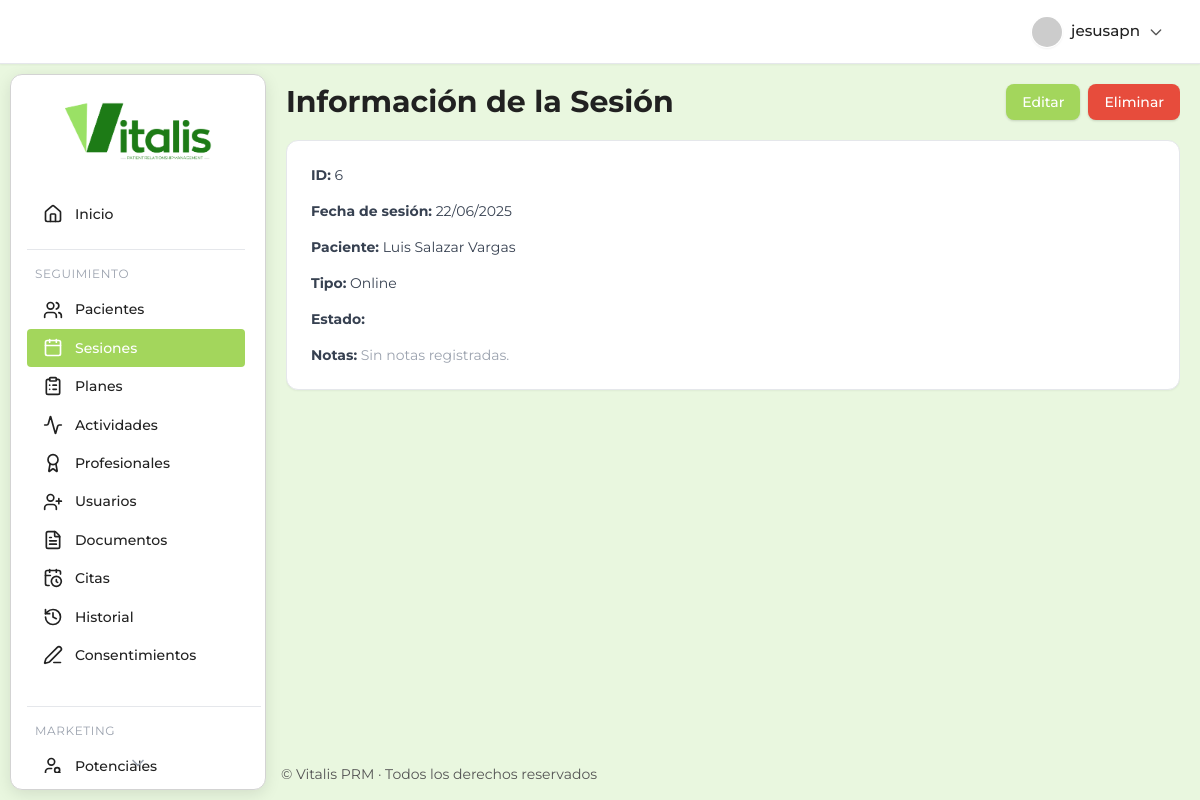
The app's page /consultorio/sesiones/6/ (signed in) with its own data.
### prm_salud/consultorio/models.py (models this page shows, shortened)
class Sesion(models.Model):
    paciente = models.ForeignKey(Paciente, on_delete=models.CASCADE, related_name='sesiones', verbose_name="Paciente")
    profesional = models.ForeignKey(Profesional, on_delete=models.CASCADE, related_name='sesiones_atendidas', verbose_name="Profesional")
    fecha_sesion = models.DateField(verbose_name="Fecha de Sesión")
    hora_inicio = models.TimeField(verbose_name="Hora de Inicio")
    hora_fin = models.TimeField(verbose_name="Hora de Fin")
    duracion_minutos = models.IntegerField(blank=True, null=True, verbose_name="Duración (minutos)") # Se calcula en el método save
    tipo_sesion = models.CharField(
        max_length=50,
        choices=[
            ('Primera Consulta', 'Primera Consulta'),
            ('Seguimiento Individual', 'Seguimiento Individual'),
            ('Terapia de Pareja', 'Terapia de Pareja'),
            ('Terapia Familiar', 'Terapia Familiar'),
            ('Online', 'Online'),
            ('Presencial', 'Presencial'),
            ('Evaluación', 'Evaluación')
        ],
        verbose_name="Tipo de Sesión"
    )
    estado_sesion = models.CharField(
        max_length=30,  # Aumentado para soportar el valor más largo
        choices=[
            ('Programada', 'Programada'),
            ('Confirmada', 'Confirmada'),
            ('Realizada', 'Realizada'),
            ('Cancelada_Profesional', 'Cancelada por Profesional'),
            ('Cancelada_Paciente', 'Cancelada por Paciente'),
            ('No_Asistida', 'No Asistida')
        ],
        default='Programada',
        verbose_name="Estado de Sesión"
    )
    motivo_cancelacion = models.TextField(blank=True, null=True, verbose_name="Motivo de Cancelación")
    class Meta:
        verbose_name = "Sesión"
        verbose_name_plural = "Sesiones"
        ordering = ['-fecha_sesion', '-hora_inicio'] # Ordenar por fecha y hora descendente
    def save(self, *args, **kwargs):
        if self.hora_inicio and self.hora_fin:
            from datetime import datetime
            start_dt = datetime.combine(self.fecha_sesion, self.hora_inicio)
            end_dt = datetime.combine(self.fecha_sesion, self.hora_fin)
            self.duracion_minutos = int((end_dt - start_dt).total_seconds() / 60)
        super().save(*args, **kwargs)

class Paciente(models.Model):
    id_paciente = models.CharField(max_length=50, unique=True, editable=False, primary_key=True) # ID único generado
    nombres = models.CharField(max_length=100, verbose_name="Nombres")
    apellidos = models.CharField(max_length=100, verbose_name="Apellidos")
    fecha_nacimiento = models.DateField(verbose_name="Fecha de Nacimiento")
    genero = models.CharField(
        max_length=20,
        choices=[
            ('Femenino', 'Femenino'),
            ('Masculino', 'Masculino'),
            ('Prefiero no decir', 'Prefiero no decir')
        ],
        verbose_name="Género"
    )
    cedula_identidad = models.CharField(max_length=20, unique=True, verbose_name="Cédula de Identidad")
    telefono = models.CharField(max_length=20, blank=True, null=True, verbose_name="Teléfono")
    email = models.EmailField(blank=True, null=True, verbose_name="Email")
    direccion = models.CharField(max_length=255, blank=True, null=True, verbose_name="Dirección")
    estado_paciente = models.CharField(
        max_length=20,
        choices=[
            ('Activo', 'Activo'),
            ('En Pausa', 'En Pausa'),
            ('Dado de Alta', 'Dado de Alta'),
            ('No Acude', 'No Acude'),
            ('Nuevo', 'Nuevo')
        ],
        default='Activo',
        verbose_name="Estado del Paciente"
    )
    fecha_registro = models.DateField(auto_now_add=True, verbose_name="Fecha de Registro")
    fuente_referencia = models.CharField(
        max_length=50,
        choices=[
            ('Recomendación de Paciente', 'Recomendación de Paciente'),
            ('Redes Sociales', 'Redes Sociales'),
            ('Google Ads', 'Google Ads'),
            ('Otro Profesional de Salud', 'Otro Profesional de Salud'),
            ('Directo', 'Directo'),
            ('Desconocido', 'Desconocido')
        ],
        default='Desconocido',
        verbose_name="Fuente de Referencia"
    )
    motivo_principal_consulta_inicial = models.TextField(blank=True, null=True, verbose_name="Motivo Principal de Consulta Inicial")
    estado_inicial_valoracion = models.CharField(max_length=50, blank=True, null=True, verbose_name="Estado Inicial de Valoración")
    foto = models.ImageField(upload_to='pacientes/fotos/', blank=True, null=True, verbose_name="Foto")
    foto_offset_x = models.PositiveSmallIntegerField(default=50, verbose_name="Posición X de la Foto")
    foto_offset_y = models.PositiveSmallIntegerField(default=50, verbose_name="Posición Y de la Foto")
    class Meta:
        verbose_name = "Paciente"
        verbose_name_plural = "Pacientes"
        ordering = ['apellidos', 'nombres'] # Ordenar por apellido y nombre por defecto

### prm_salud/consultorio/views.py (the view)
# urls.py: path('sesiones/<int:pk>/', views.SesionDetailView.as_view(), name='sesion_detail'),
class SesionDetailView(DetailView):
    model = Sesion
    template_name = 'consultorio/sesiones/sesion_detail.html'
    context_object_name = 'sesion'

### prm_salud/consultorio/templates/consultorio/sesiones/sesion_detail.html (shortened to what this page needs)
{% extends 'consultorio/base.html' %}
{% load static %}
{% block content %}
<div class="text-main font-['Montserrat'] pt-2.5 mb-2.5">
  <div class="flex items-center justify-between flex-wrap gap-4 mb-5">
    <h1 class="dashboard-section-title text-2xl font-bold text-[#1D7B16] leading-none py-0.5">
      Información de la Sesión
    </h1>
    <div class="flex gap-2">
      <a href="{% url 'consultorio:sesion_update' sesion.pk %}" class="text-sm font-medium px-4 py-2 rounded-lg shadow transition duration-200" style="background: var(--primary); color: var(--text-white); border: none">
        Editar
      </a>
      <a href="{% url 'consultorio:sesion_delete' sesion.pk %}" class="text-sm font-medium px-4 py-2 rounded-lg shadow transition duration-200 text-white" style="background: var(--danger); border: none">
        Eliminar
      </a>
    </div>
  </div>
  <div class="bg-white shadow-sm rounded-xl border border-border-light p-6 space-y-4 text-sm text-gray-700">
    <div><strong>ID:</strong> {{ sesion.id }}</div>
    <div><strong>Fecha de sesión:</strong> {{ sesion.fecha_sesion|date:'d/m/Y' }}</div>
    <div><strong>Paciente:</strong> {{ sesion.paciente.nombres }} {{ sesion.paciente.apellidos }}</div>
    <div><strong>Tipo:</strong> {{ sesion.get_tipo_sesion_display }}</div>
    <div><strong>Estado:</strong> {{ sesion.get_estado_display }}</div>
    <div><strong>Notas:</strong>
      {% if sesion.notas %}
        <p class="mt-1 whitespace-pre-line text-gray-800">{{ sesion.notas }}</p>
      {% else %}
        <span class="text-gray-400">Sin notas registradas.</span>
      {% endif %}
    </div>
  </div>
</div>
{% endblock %}

### prm_salud/consultorio/templates/consultorio/base.html (shortened to what this page needs)
{% load static %}
<!DOCTYPE html>
<html lang="es">
  <head>
    <link
      href="https://cdn.jsdelivr.net/npm/tailwindcss@2.2.19/dist/tailwind.min.css"
      rel="stylesheet"
    />
    <link
      rel="stylesheet"
      href="https://cdn.jsdelivr.net/npm/flatpickr/dist/flatpickr.min.css"
    />
    <link rel="stylesheet" href="{% static 'consultorio/css/main.css' %}" />
  </head>
  <body class="main-body-layout bg-[#e9f7df] text-text-main font-montserrat">
    <header
      class="flex justify-end items-center px-6 py-3 shadow-sm sticky top-0 left-0 right-0 z-20 w-full header-modern border-b border-gray-200"
    >
      <div class="relative">
        {% if user.is_authenticated %}
        <button
          id="user-menu-btn"
          onclick="toggleUserDropdown()"
          class="flex items-center gap-2 rounded-full px-3 py-1 hover:bg-gray-100 focus:outline-none focus:ring-2 focus:ring-primary"
        >
          <img
            src="https://ui-avatars.com/api/?name={{ user.get_full_name|default:user.username }}&background=4f46e5&color=fff&rounded=true&size=32"
            alt="Avatar"
            class="rounded-full shadow-sm border border-white"
          />
          <span class="font-medium"
            >{{ user.get_full_name|default:user.username }}</span
          >
          <svg
            fill="none"
            stroke="currentColor"
            stroke-width="2"
            stroke-linecap="round"
            stroke-linejoin="round"
            viewBox="0 0 24 24"
            class="w-4 h-4 text-gray-400"
          >
            <path d="M19 9l-7 7-7-7"></path>
          </svg>
        </button>
        {% endif %} {% block header_actions %}{% endblock %}
      </div>
    </header>
    <div class="content-wrapper">
      <aside
        class="sidebar-card-container"
        style="
          top: calc(64px + 10px);
          left: 10px;
          height: calc(100vh - (64px + 10px) - 10px);
        "
      >
        <div class="flex justify-center items-center h-28">
          <a href="{% url 'consultorio:dashboard' %}">
            <img
              src="{% static 'consultorio/img/PRMlogo.png' %}"
              alt="Logo Vitalis PRM"
              class="h-16 transition-transform duration-200 hover:scale-105"
            />
          </a>
        </div>
        <nav
          id="sidebar-scroll"
          class="flex flex-col gap-2 px-4 pr-2 overflow-y-scroll hide-scrollbar relative"
        >
          <a
            href="{% url 'consultorio:dashboard' %}"
            class="sidebar-link flex items-center gap-3 py-3 px-3 rounded-lg {% if request.path == '/consultorio/' %}sidebar-active{% endif %}"
          >
            <i data-lucide="home" class="w-5 h-5"></i><span>Inicio</span>
          </a>
          <div class="mt-2 border-t border-gray-200 pt-4 mr-4">
            <h3
              class="text-xs text-gray-400 uppercase tracking-wider mb-2 ml-2"
            >
              Seguimiento
            </h3>
            <a
              href="{% url 'consultorio:paciente_list' %}"
              class="sidebar-link flex items-center gap-3 py-3 px-3 rounded-lg {% if 'pacientes' in request.path %}sidebar-active{% endif %}"
            >
              <i data-lucide="users" class="w-5 h-5"></i><span>Pacientes</span>
            </a>
            <a
              href="{% url 'consultorio:sesion_list' %}"
              class="sidebar-link flex items-center gap-3 py-3 px-3 rounded-lg {% if 'sesiones' in request.path %}sidebar-active{% endif %}"
            >
              <i data-lucide="calendar" class="w-5 h-5"></i
              ><span>Sesiones</span>
            </a>
            <a
              href="{% url 'consultorio:plan_list' %}"
              class="sidebar-link flex items-center gap-3 py-3 px-3 rounded-lg {% if 'planes' in request.path %}sidebar-active{% endif %}"
            >
              <i data-lucide="clipboard-list" class="w-5 h-5"></i
              ><span>Planes</span>
            </a>
            <a
              href="{% url 'consultorio:actividad_list' %}"
              class="sidebar-link flex items-center gap-3 py-3 px-3 rounded-lg {% if 'actividades' in request.path %}sidebar-active{% endif %}"
            >
              <i data-lucide="activity" class="w-5 h-5"></i
              ><span>Actividades</span>
            </a>
            <a
              href="{% url 'consultorio:profesional_list' %}"
              class="sidebar-link flex items-center gap-3 py-3 px-3 rounded-lg {% if 'profesionales' in request.path %}sidebar-active{% endif %}"
            >
              <i data-lucide="award" class="w-5 h-5"></i
              ><span>Profesionales</span>
            </a>
            <a
              href="{% url 'consultorio:user_list' %}"
              class="sidebar-link flex items-center gap-3 py-3 px-3 rounded-lg {% if 'usuarios' in request.path %}sidebar-active{% endif %}"
            >
              <i data-lucide="user-plus" class="w-5 h-5"></i
              ><span>Usuarios</span>
            </a>
            <a
              href="{% url 'consultorio:documentopaciente_list' %}"
              class="sidebar-link flex items-center gap-3 py-3 px-3 rounded-lg {% if 'documentos' in request.path %}sidebar-active{% endif %}"
            >
              <i data-lucide="file-text" class="w-5 h-5"></i
              ><span>Documentos</span>
            </a>
            <a
              href="{% url 'consultorio:cita_list' %}"
              class="sidebar-link flex items-center gap-3 py-3 px-3 rounded-lg {% if 'citas' in request.path %}sidebar-active{% endif %}"
            >
              <i data-lucide="calendar-clock" class="w-5 h-5"></i
              ><span>Citas</span>
            </a>
            <a
              href="{% url 'consultorio:historialcambios_list' %}"
              class="sidebar-link flex items-center gap-3 py-3 px-3 rounded-lg {% if 'historiales' in request.path %}sidebar-active{% endif %}"
            >
              <i data-lucide="history" class="w-5 h-5"></i
              ><span>Historial</span>
            </a>
            <a
              href="{% url 'consultorio:consentimiento_list' %}"
              class="sidebar-link flex items-center gap-3 py-3 px-3 rounded-lg {% if 'consentimientos' in request.path %}sidebar-active{% endif %}"
            >
              <i data-lucide="pen-line" class="w-5 h-5"></i
              ><span>Consentimientos</span>
            </a>
          </div>
          <div class="mt-6 border-t border-gray-200 pt-4">
            <h3
              class="text-xs text-gray-400 uppercase tracking-wider mb-2 ml-2"
            >
              Marketing
            </h3>
            <a
              href="{% url 'consultorio:pacientepotencial_list' %}"
              class="sidebar-link flex items-center gap-3 py-3 px-3 rounded-lg {% if 'marketing/potenciales' in request.path %}sidebar-active{% endif %}"
            >
              <i data-lucide="user-search" class="w-5 h-5"></i
              ><span>Potenciales</span>
            </a>
          </div>
        </nav>
        <div id="scroll-indicator" class="flex justify-center -mt-2">
          <i
            data-lucide="chevron-down"
            class="w-5 h-5 text-gray-400 animate-bounce"
          ></i>
        </div>
      </aside>
      <main class="flex-1 overflow-auto main-content-offset">
        {% block content %}{% endblock %}
      </main>
    </div>
    <footer
      class="text-sm text-text-main py-4 mt-auto"
      style="
        border-top: none;
        text-align: left;
        padding-left: calc(16rem + 20px + 5px);
      "
    >
      &copy; {{ now|date:"Y" }} Vitalis PRM · Todos los derechos reservados
    </footer>
  </body>
</html>

### records on screen
Sesion: id "6", fecha_sesion "22/06/2025", paciente.nombres "Luis Salazar", paciente.apellidos "Vargas", tipo_sesion "Online"

### other values on screen
{{ user.get_full_name|default:user.username }} "jesusapn"
